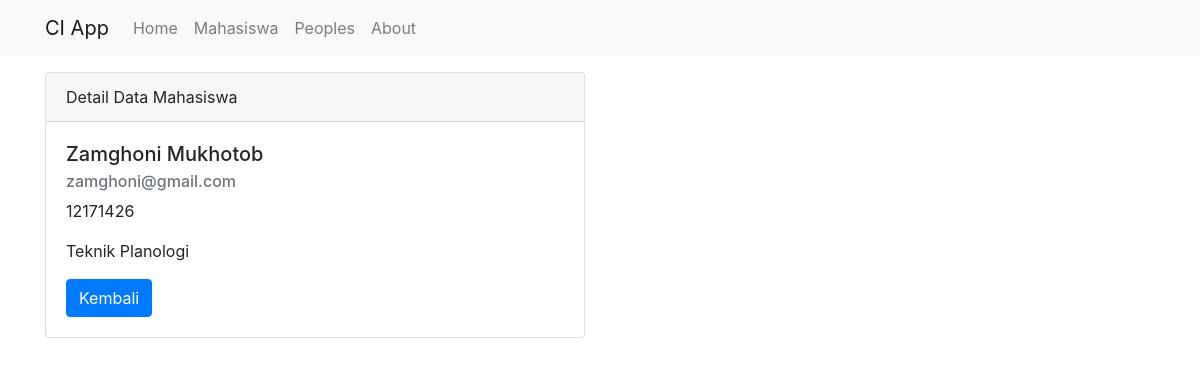
The app's page /mahasiswa/detail/1 with its own data.
### tables this page shows
CREATE TABLE `mahasiswa` (
  `id` int(11) NOT NULL,
  `nama` varchar(100) NOT NULL,
  `nrp` varchar(100) NOT NULL,
  `email` varchar(100) NOT NULL,
  `jurusan` varchar(100) NOT NULL
);

### application/controllers/Mahasiswa.php (called while the page is built, shortened)
<?php
class Mahasiswa extends CI_Controller{
  public function __construct()
  {
    $this->load->model(array('Mahasiswa_model'));
  }
  public function detail($id)
  {
    $data['judul'] = ' Detail Data Mahasiswa';
    $data['mahasiswa'] = $this->Mahasiswa_model->getMahasiswaById($id);
    $this->load->view('templates/header', $data );
    $this->load->view('mahasiswa/detail', $data);
    $this->load->view('templates/footer');
  }
}

### index.php (called while the page is built, shortened)
<?php
require_once BASEPATH.'core/CodeIgniter.php';

### application/models/Mahasiswa_model.php (called while the page is built, shortened)
<?php
class Mahasiswa_model extends CI_Model{
  public function getMahasiswaById($id)
  {
    return $this->db->get_where('mahasiswa', ['id' => $id])->row_array();
  }
}

### application/views/mahasiswa/detail.php (the view)
<div class="container">
  <div class="row mt-3">
    <div class="col-md-6">
      <div class="card">
        <div class="card-header">
          <?=$judul ?>
        </div>
        <div class="card-body">
          <h5 class="card-title">  <?=$mahasiswa['nama'] ?></h5>
          <h6 class="card-subtitle mb-2 text-muted"><?=$mahasiswa['email'] ?></h6>
          <p class="card-text"><?=$mahasiswa['nrp'] ?></p>
          <p class="card-text"><?=$mahasiswa['jurusan'] ?></p>
          <a href="<?=base_url()?>mahasiswa" class="btn btn-primary">Kembali</a>
        </div>
      </div>
    </div>
  </div>
</div>

### records on screen
mahasiswa: nama "Zamghoni Mukhotob", email "zamghoni@gmail.com", nrp "12171426", jurusan "Teknik Planologi"

### other values on screen
$judul "Detail Data Mahasiswa"
